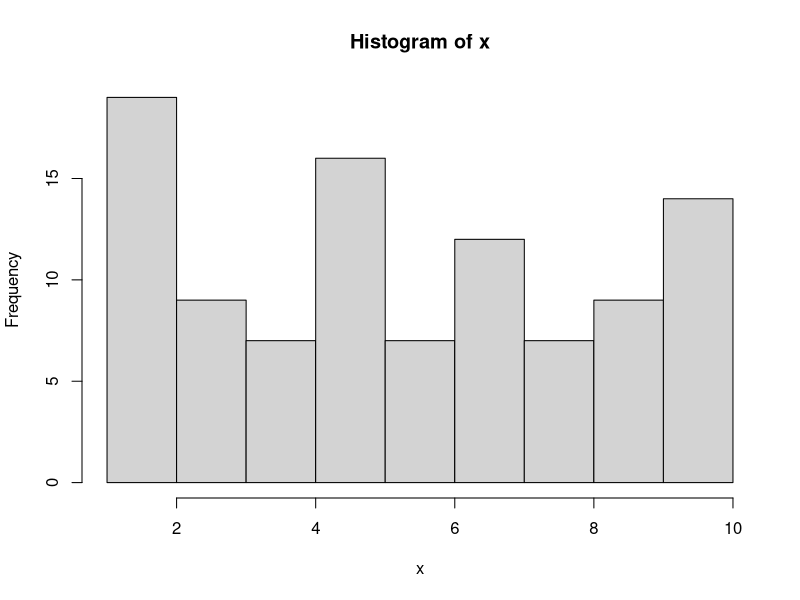
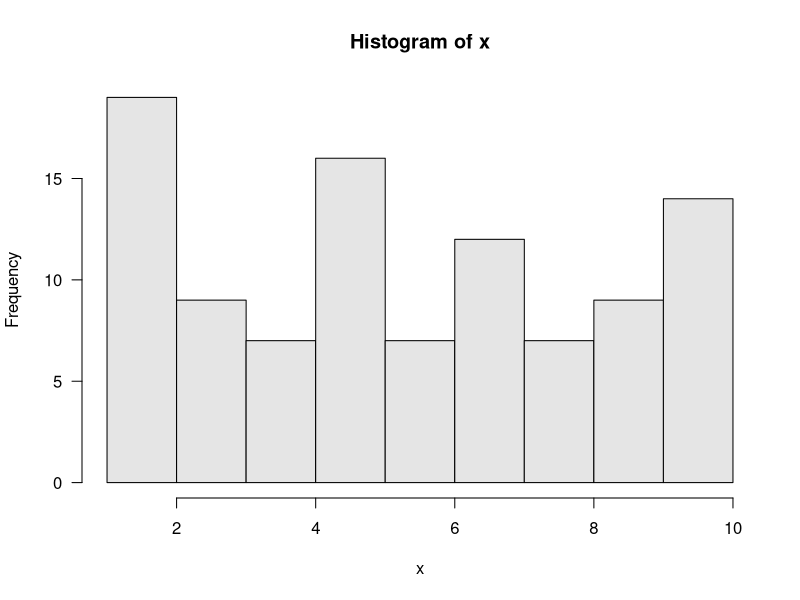
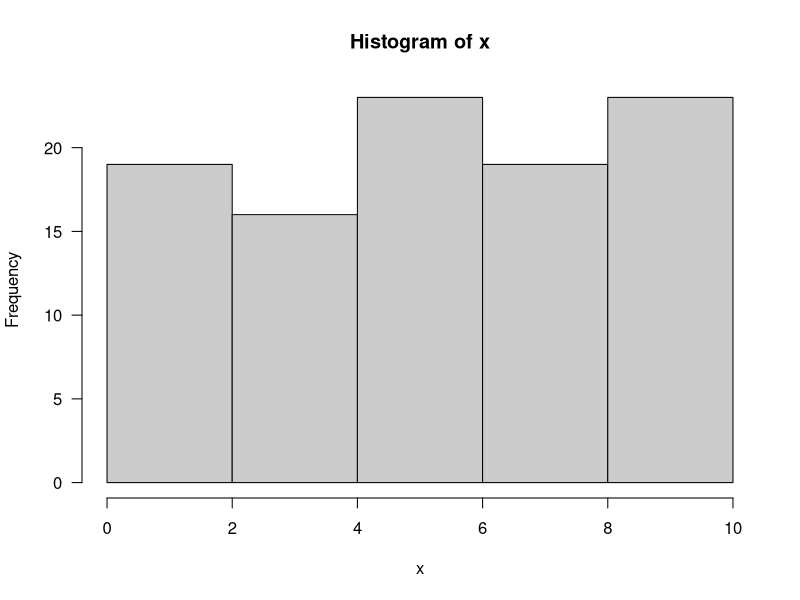
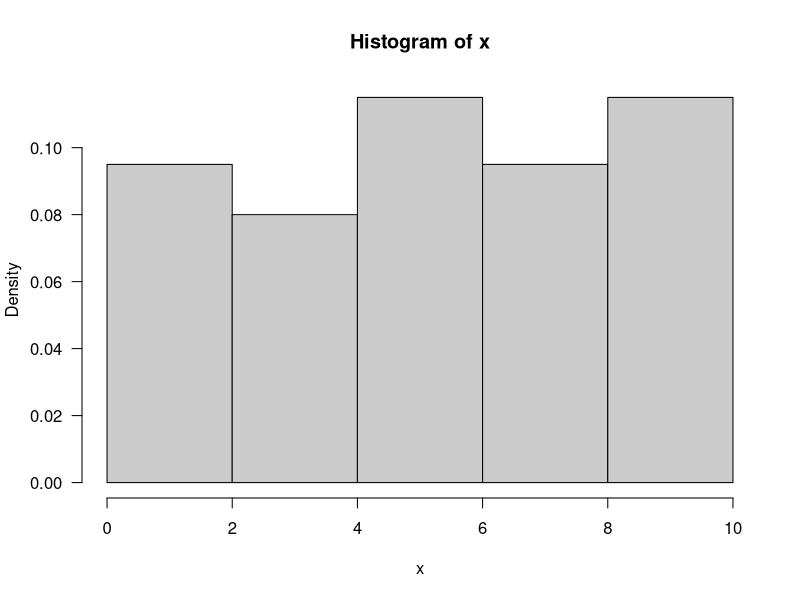
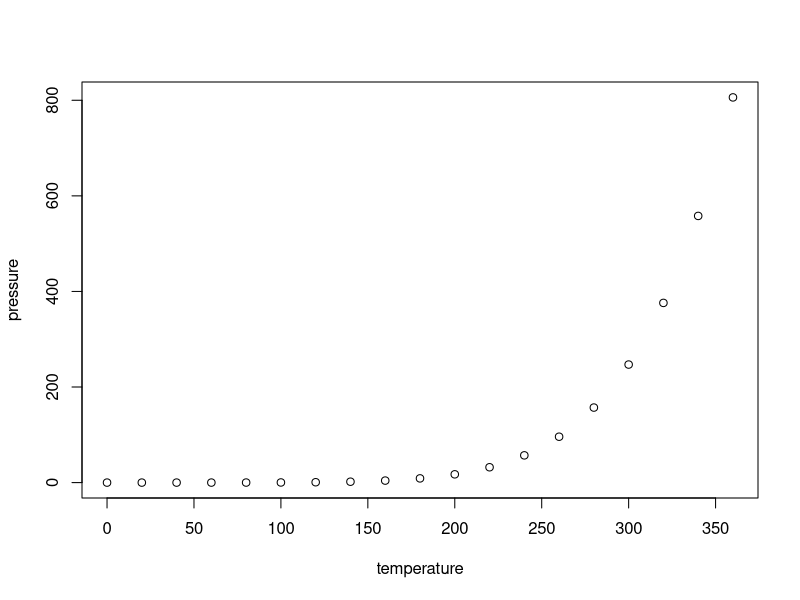

Recreate these plots in R, in order.
## ---- chunk 1
knitr::opts_chunk$set(echo = TRUE)
## ---- chunk 2
set.seed(201701)
x = sample(1:10, size = 100, replace = TRUE)
## ---- chunk 3
head(x)
tail(x)
## ---- chunk 4
hist(x)
## ---- chunk 5
hist(x, las = 1, col = 'gray90')
## ---- chunk 6
x_hist = hist(x, las = 1, col = 'gray90', plot = FALSE)
names(x_hist)
## ---- chunk 7
x_hist$breaks
x_hist$counts
## ---- chunk 8
histogram1 = hist(
  x, 
  breaks = seq(from = 0, to = 10, by = 2),
  las = 1,
  col = 'gray80')
## ---- chunk 9
histogram2 = hist(
  x,
  breaks = seq(from = 0, to = 10, by = 2),
  probability = TRUE,
  las = 1, 
  col = 'gray80')
## ---- chunk 10
sum(histogram2$density * 2)
## ---- chunk 11
plot(pressure)
